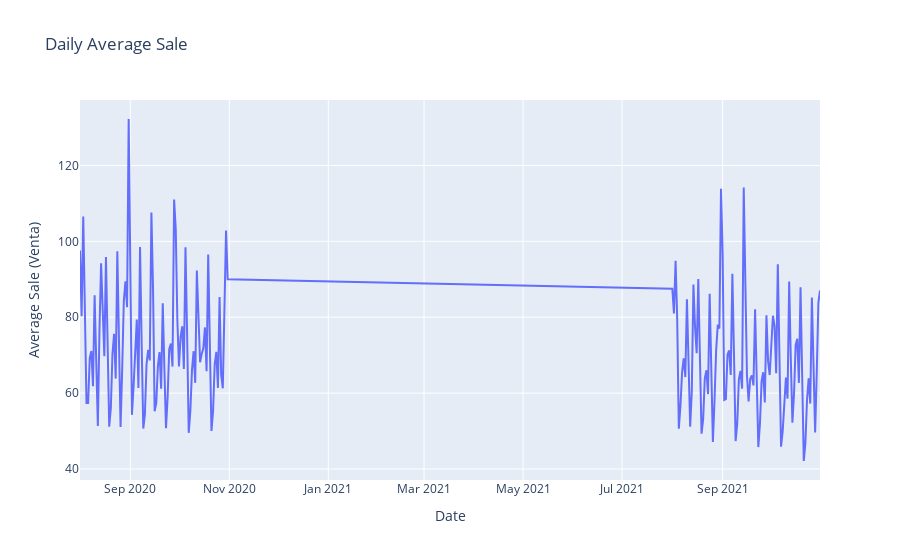

Source (notebook cell):
### Code cell
twoYearsDataframeConcatplot = twoYearsDataframeConcat.copy()

twoYearsDataframeConcatplot['id_fec_diaria'] = twoYearsDataframeConcatplot['id_fec_diaria']

daily_avg_sale = twoYearsDataframeConcatplot.groupby('id_fec_diaria')['Venta'].mean().reset_index()

fig = px.line(daily_avg_sale, x='id_fec_diaria', y='Venta',  title="Daily Average Sale",
              labels={'id_fec_diaria': 'Date', 'Venta': 'Average Sale (Venta)'})

fig.show()

### Figure 1 — Plotly figure (JSON) as saved in the notebook; plotly's stock layout.template omitted (floating-point values rounded to 4 significant figures; data arrays with more than 128 entries replaced by an {"elided": "..."} marker saying what was removed)
{"data": [{"hovertemplate": "Date=%{x}<br>Average Sale (Venta)=%{y}<extra></extra>", "legendgroup": "", "line": {"color": "#636efa", "dash": "solid"}, "marker": {"symbol": "circle"}, "mode": "lines", "name": "", "orientation": "v", "showlegend": false, "type": "scatter", "x": {"elided": "184 str values"}, "xaxis": "x", "y": {"elided": "184 float values"}, "yaxis": "y"}], "layout": {"legend": {"tracegroupgap": 0}, "title": {"text": "Daily Average Sale"}, "xaxis": {"anchor": "y", "domain": [0, 1], "title": {"text": "Date"}}, "yaxis": {"anchor": "x", "domain": [0, 1], "title": {"text": "Average Sale (Venta)"}}}}
